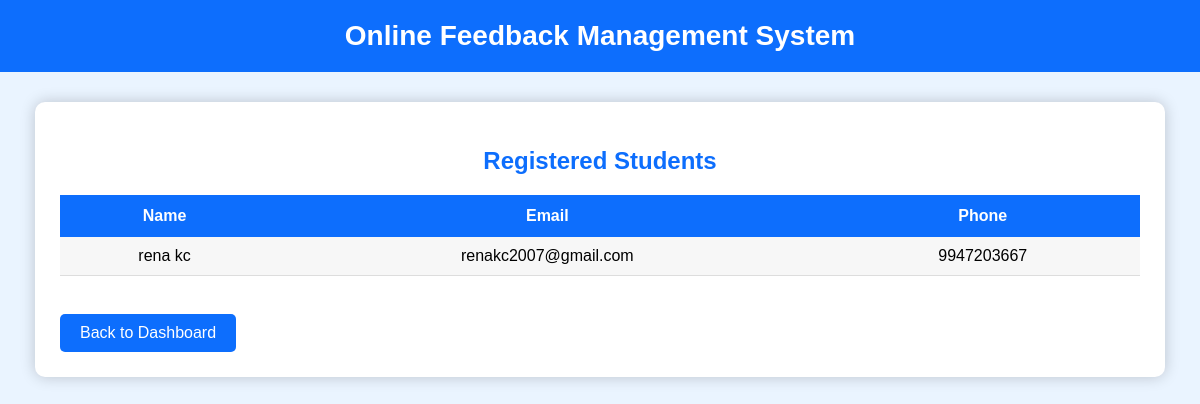
Screenshot of /viewstudents/ with the database file from the repository.
### feedback/models.py (models this page shows, shortened)
class Student(models.Model):
    name = models.CharField(max_length=100)
    email = models.EmailField(unique=True)
    phone = models.CharField(max_length=15)
    password = models.CharField(max_length=100)
    status = models.BooleanField(default=True)
    is_admin = models.BooleanField(default=False)

### feedback/views.py (the view)
# urls.py: path('viewstudents/', views.viewstudents, name='viewstudents'),
def viewstudents(request):
    students = Student.objects.all()
    return render(request, 'viewstudents.html', {'students': students})

### feedback/templates/viewstudents.html (shortened to what this page needs)
<!DOCTYPE html>
<html>
<head>
</head>
<body>
<div class="header">
Online Feedback Management System
</div>
<div class="container">
<h2>Registered Students</h2>
<table>
<tr>
    <th>Name</th>
    <th>Email</th>
    <th>Phone</th>
</tr>
{% for s in students %}
<tr>
    <td>{{ s.name }}</td>
    <td>{{ s.email }}</td>
    <td>{{ s.phone }}</td>
</tr>
{% endfor %}
</table>
<br>
<a href="/admindashboard/" class="back">Back to Dashboard</a>
</div>
</body>
</html>

### feedback/templates/viewstudents.html (style rules this page uses)
body { font-family:Arial,sans-serif; background:#eaf4ff; margin:0; }
.header { background:#0d6efd; color:white; padding:20px; text-align:center; font-size:28px; font-weight:bold; }
.container { width:90%; margin:30px auto; background:white; padding:25px; border-radius:10px; box-shadow:0 0 15px rgba(0,0,0,.2); }
h2 { text-align:center; color:#0d6efd; }
table { width:100%; border-collapse:collapse; }
th { background:#0d6efd; color:white; padding:12px; }
td { padding:10px; border-bottom:1px solid #ddd; text-align:center; }
tr:nth-child(even) { background:#f7f7f7; }
.back { display:inline-block; margin-top:20px; padding:10px 20px; background:#0d6efd; color:white; text-decoration:none; border-radius:5px; }

### rows the page displays
Student: name "rena kc", email "renakc2007@gmail.com", phone "9947203667"
